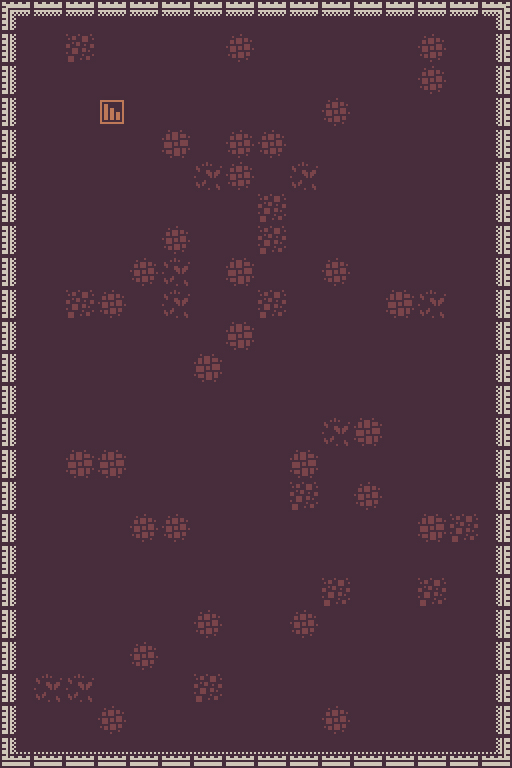

A level layout from a 2D game, rendered from its tile map. Below: a short description, then the map file with its tile-grid data intact:
An orthogonal 16x24 tile map with 32x32 px tiles, 2 tile layers (Ground, Tiles) and 78 objects (76x wall, travel, player).

<map version="1.5" tiledversion="1.5.0" orientation="orthogonal" renderorder="right-down" width="16" height="24" tilewidth="32" tileheight="32" infinite="0" nextlayerid="5" nextobjectid="80">
 <tileset firstgid="1" source="../assets/32x32.tsx" />
 <layer id="1" name="Ground" width="16" height="24" locked="1">
  <data encoding="csv">
1,1,1,1,1,1,1,1,1,1,4,1,1,3,1,1,
1,1,3,1,1,1,1,4,1,1,1,1,1,4,1,1,
1,1,1,1,1,1,1,1,1,1,1,1,1,4,1,1,
1,1,1,1,1,1,1,1,1,1,4,1,1,1,1,1,
1,1,1,1,1,5,1,4,4,1,1,1,1,1,1,2,
1,1,1,1,1,1,2,4,1,2,1,1,1,1,1,1,
2,1,1,1,1,1,1,1,3,1,1,1,1,1,1,1,
1,1,1,1,1,4,1,1,3,1,1,1,1,1,1,1,
1,1,1,1,4,2,1,5,1,1,4,1,1,1,1,1,
5,1,3,4,1,2,1,1,3,1,1,1,5,2,1,1,
1,1,1,1,1,1,1,5,1,1,1,1,1,1,1,1,
1,1,1,1,1,1,5,1,1,1,1,1,1,1,1,1,
1,1,1,1,1,1,1,1,1,1,1,1,1,1,1,1,
1,1,1,1,1,1,1,1,1,1,2,5,1,1,1,1,
4,1,5,5,1,1,1,1,1,5,1,1,1,1,1,1,
3,1,1,1,1,1,1,1,1,3,1,4,1,1,1,1,
2,1,1,1,4,4,1,1,1,1,1,1,1,5,3,1,
1,1,1,1,1,1,1,1,1,1,1,1,1,1,1,1,
1,1,1,1,1,1,1,1,1,1,3,1,1,3,1,1,
1,1,1,1,1,1,4,1,1,4,1,1,1,1,1,1,
1,1,1,1,4,1,1,1,1,1,1,1,1,1,1,1,
5,2,2,1,1,1,3,1,1,1,1,1,1,1,1,1,
1,1,1,4,1,1,1,1,1,1,4,1,1,1,1,5,
1,1,1,1,1,2,1,1,1,1,2,3,1,4,1,1
</data>
 </layer>
 <layer id="2" name="Tiles" width="16" height="24">
  <data encoding="csv">
641,642,642,642,642,642,642,642,642,642,642,642,642,642,642,643,
689,0,0,0,0,0,0,0,0,0,0,0,0,0,0,691,
689,0,0,0,0,0,0,0,0,0,0,0,0,0,0,691,
689,0,0,292,0,0,0,0,0,0,0,0,0,0,0,691,
689,0,0,0,0,0,0,0,0,0,0,0,0,0,0,691,
689,0,0,0,0,0,0,0,0,0,0,0,0,0,0,691,
689,0,0,0,0,0,0,0,0,0,0,0,0,0,0,691,
689,0,0,0,0,0,0,0,0,0,0,0,0,0,0,691,
689,0,0,0,0,0,0,0,0,0,0,0,0,0,0,691,
689,0,0,0,0,0,0,0,0,0,0,0,0,0,0,691,
689,0,0,0,0,0,0,0,0,0,0,0,0,0,0,691,
689,0,0,0,0,0,0,0,0,0,0,0,0,0,0,691,
689,0,0,0,0,0,0,0,0,0,0,0,0,0,0,691,
689,0,0,0,0,0,0,0,0,0,0,0,0,0,0,691,
689,0,0,0,0,0,0,0,0,0,0,0,0,0,0,691,
689,0,0,0,0,0,0,0,0,0,0,0,0,0,0,691,
689,0,0,0,0,0,0,0,0,0,0,0,0,0,0,691,
689,0,0,0,0,0,0,0,0,0,0,0,0,0,0,691,
689,0,0,0,0,0,0,0,0,0,0,0,0,0,0,691,
689,0,0,0,0,0,0,0,0,0,0,0,0,0,0,691,
689,0,0,0,0,0,0,0,0,0,0,0,0,0,0,691,
689,0,0,0,0,0,0,0,0,0,0,0,0,0,0,691,
689,0,0,0,0,0,0,0,0,0,0,0,0,0,0,691,
737,738,738,738,738,738,738,738,738,738,738,738,738,738,738,739
</data>
 </layer>
 <objectgroup id="4" name="Obstacles">
  <object id="1" name="wall" x="480" y="0" width="32" height="32" />
  <object id="2" name="wall" x="480" y="32" width="32" height="32" />
  <object id="3" name="wall" x="480" y="64" width="32" height="32" />
  <object id="4" name="wall" x="480" y="96" width="32" height="32" />
  <object id="5" name="wall" x="480" y="128" width="32" height="32" />
  <object id="6" name="wall" x="480" y="160" width="32" height="32" />
  <object id="7" name="wall" x="480" y="192" width="32" height="32" />
  <object id="8" name="wall" x="480" y="224" width="32" height="32" />
  <object id="9" name="wall" x="480" y="256" width="32" height="32" />
  <object id="10" name="wall" x="480" y="288" width="32" height="32" />
  <object id="11" name="wall" x="480" y="320" width="32" height="32" />
  <object id="12" name="wall" x="480" y="352" width="32" height="32" />
  <object id="13" name="wall" x="480" y="384" width="32" height="32" />
  <object id="14" name="wall" x="480" y="416" width="32" height="32" />
  <object id="15" name="wall" x="480" y="448" width="32" height="32" />
  <object id="16" name="wall" x="480" y="480" width="32" height="32" />
  <object id="17" name="wall" x="480" y="512" width="32" height="32" />
  <object id="18" name="wall" x="480" y="544" width="32" height="32" />
  <object id="19" name="wall" x="480" y="576" width="32" height="32" />
  <object id="20" name="wall" x="480" y="608" width="32" height="32" />
  <object id="21" name="wall" x="480" y="640" width="32" height="32" />
  <object id="22" name="wall" x="480" y="672" width="32" height="32" />
  <object id="23" name="wall" x="480" y="704" width="32" height="32" />
  <object id="24" name="wall" x="480" y="736" width="32" height="32" />
  <object id="25" name="wall" x="448" y="736" width="32" height="32" />
  <object id="26" name="wall" x="416" y="736" width="32" height="32" />
  <object id="27" name="wall" x="384" y="736" width="32" height="32" />
  <object id="28" name="wall" x="352" y="736" width="32" height="32" />
  <object id="29" name="wall" x="320" y="736" width="32" height="32" />
  <object id="30" name="wall" x="288" y="736" width="32" height="32" />
  <object id="31" name="wall" x="256" y="736" width="32" height="32" />
  <object id="32" name="wall" x="224" y="736" width="32" height="32" />
  <object id="33" name="wall" x="192" y="736" width="32" height="32" />
  <object id="34" name="wall" x="160" y="736" width="32" height="32" />
  <object id="35" name="wall" x="128" y="736" width="32" height="32" />
  <object id="36" name="wall" x="96" y="736" width="32" height="32" />
  <object id="37" name="wall" x="64" y="736" width="32" height="32" />
  <object id="38" name="wall" x="32" y="736" width="32" height="32" />
  <object id="39" name="wall" x="0" y="736" width="32" height="32" />
  <object id="40" name="wall" x="0" y="704" width="32" height="32" />
  <object id="41" name="wall" x="0" y="672" width="32" height="32" />
  <object id="42" name="wall" x="0" y="640" width="32" height="32" />
  <object id="43" name="wall" x="0" y="608" width="32" height="32" />
  <object id="44" name="wall" x="0" y="576" width="32" height="32" />
  <object id="45" name="wall" x="0" y="544" width="32" height="32" />
  <object id="46" name="wall" x="0" y="512" width="32" height="32" />
  <object id="47" name="wall" x="0" y="480" width="32" height="32" />
  <object id="48" name="wall" x="0" y="448" width="32" height="32" />
  <object id="49" name="wall" x="0" y="416" width="32" height="32" />
  <object id="50" name="wall" x="0" y="384" width="32" height="32" />
  <object id="51" name="wall" x="0" y="352" width="32" height="32" />
  <object id="52" name="wall" x="0" y="320" width="32" height="32" />
  <object id="53" name="wall" x="0" y="288" width="32" height="32" />
  <object id="54" name="wall" x="0" y="256" width="32" height="32" />
  <object id="55" name="wall" x="0" y="224" width="32" height="32" />
  <object id="56" name="wall" x="0" y="192" width="32" height="32" />
  <object id="57" name="wall" x="0" y="160" width="32" height="32" />
  <object id="58" name="wall" x="0" y="128" width="32" height="32" />
  <object id="59" name="wall" x="0" y="96" width="32" height="32" />
  <object id="60" name="wall" x="0" y="64" width="32" height="32" />
  <object id="61" name="wall" x="0" y="32" width="32" height="32" />
  <object id="62" name="wall" x="0" y="0" width="32" height="32" />
  <object id="63" name="wall" x="64" y="0" width="32" height="32" />
  <object id="64" name="wall" x="32" y="0" width="32" height="32" />
  <object id="65" name="wall" x="96" y="0" width="32" height="32" />
  <object id="66" name="wall" x="160" y="0" width="32" height="32" />
  <object id="67" name="wall" x="128" y="0" width="32" height="32" />
  <object id="68" name="wall" x="192" y="0" width="32" height="32" />
  <object id="69" name="wall" x="224" y="0" width="32" height="32" />
  <object id="70" name="wall" x="256" y="0" width="32" height="32" />
  <object id="71" name="wall" x="288" y="0" width="32" height="32" />
  <object id="72" name="wall" x="320" y="0" width="32" height="32" />
  <object id="73" name="wall" x="352" y="0" width="32" height="32" />
  <object id="74" name="wall" x="384" y="0" width="32" height="32" />
  <object id="75" name="wall" x="416" y="0" width="32" height="32" />
  <object id="76" name="wall" x="448" y="0" width="32" height="32" />
  <object id="77" name="travel" x="96" y="96" width="32" height="32" />
  <object id="78" name="player" x="96" y="96" width="32" height="32" />
 </objectgroup>
</map>
